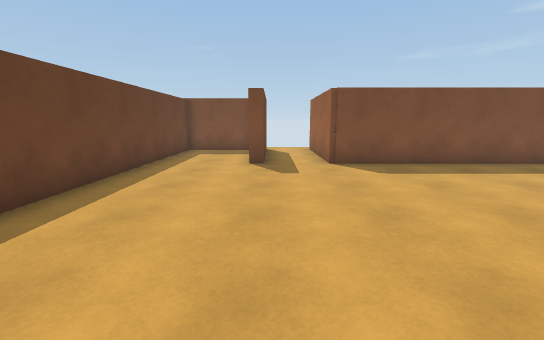
View 1 (above)

17 first-person views from a walk through a 3-D level made in the Unity game engine. The camera is 1.4 m above the floor, tilts 10° down and sees 90° across. The floor is counted in squares, 1 m on a side. Each view is taken from the middle of a square. On the plan, view 1 faces up. The plan holds only what a view shows up to about 13 squares ahead; the rest is blank. The place goes on beyond the plan.

View 2
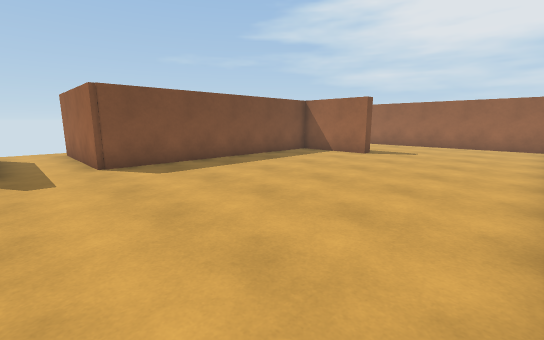

View 3
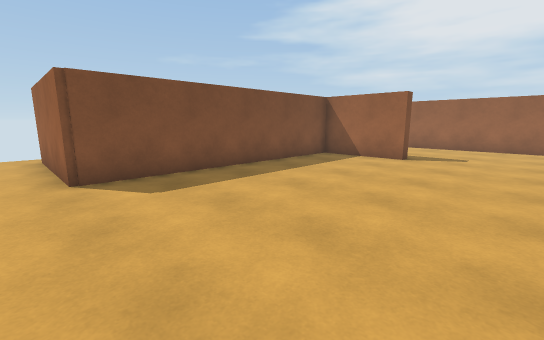

View 4
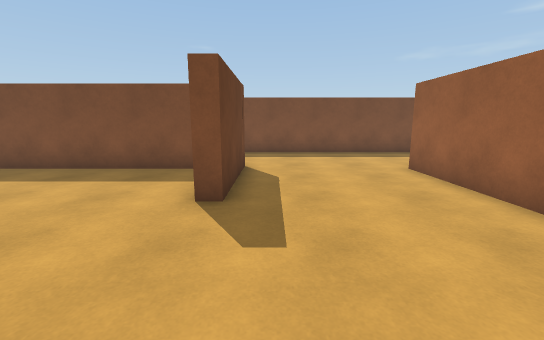

View 5
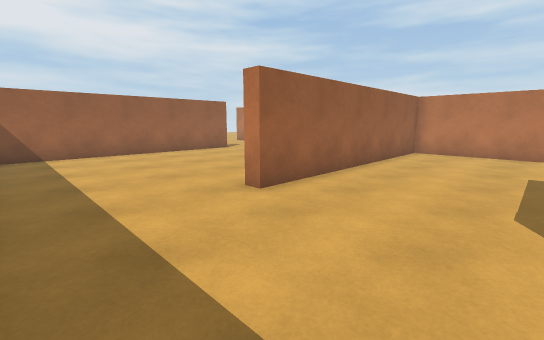

View 6
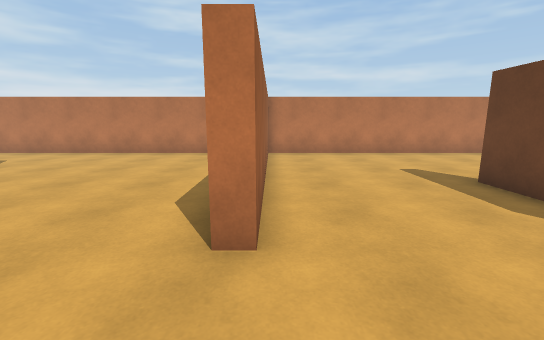

View 7
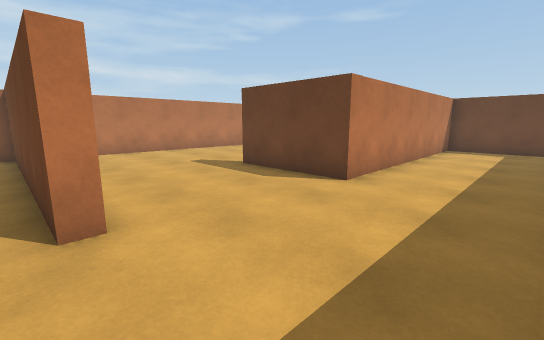

View 8
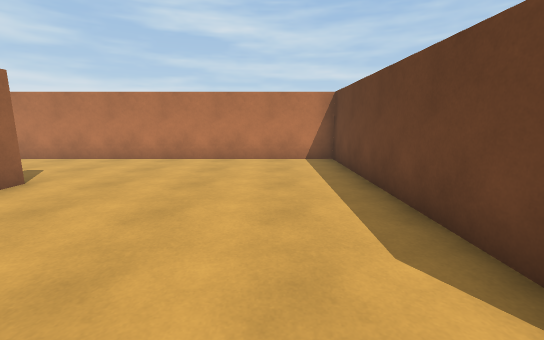

View 9
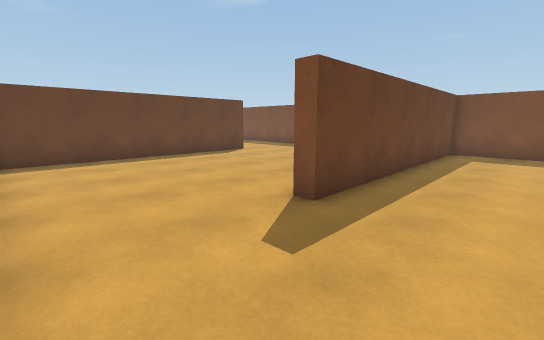

View 10
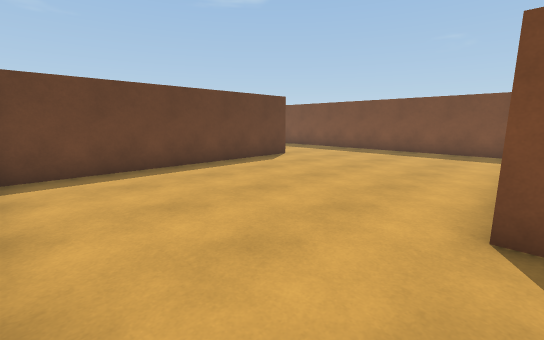

View 11
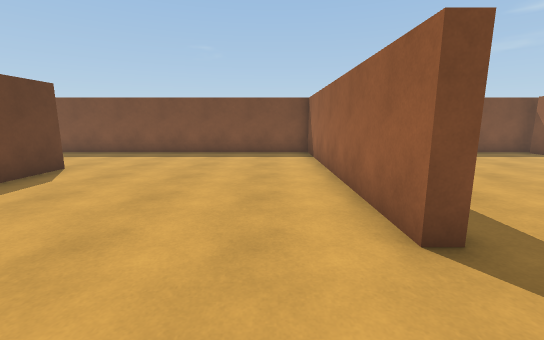

View 12
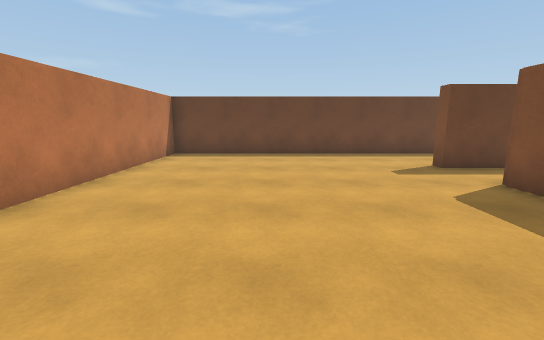

View 13
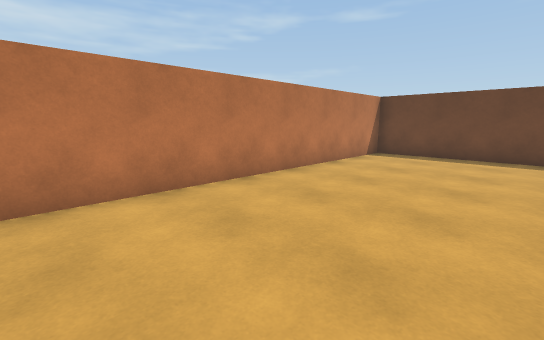

View 14
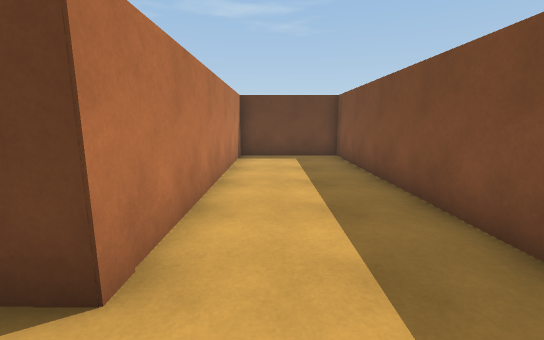

View 15
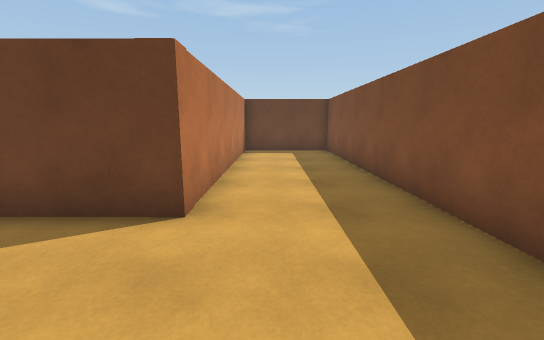

View 16
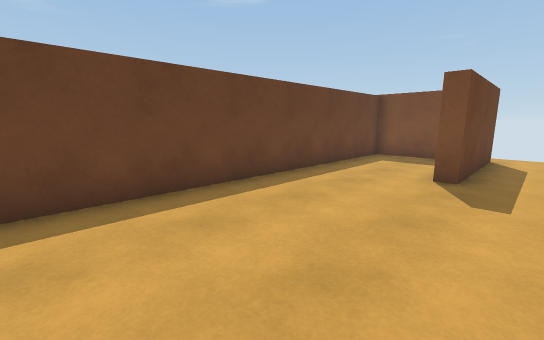

View 17
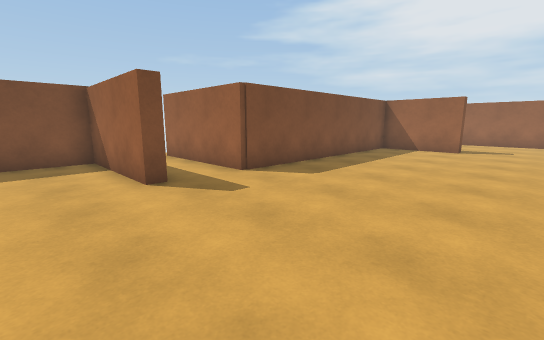

### Floor plan
Points are (right, up) in squares from view 1. A wall is a line through its corners. A room is listed if a view was taken in it or the views show most of it. See-through windows are left out.
Room 1 (views 1, 2, 3, 4, 5, 6, 7, 8, 9, 10, 11, 12, 13, 14, 15, 16, 17)
walls: (-0.3, 14.2) (-0.3, 9.2) (-0.8, 9.2) (-0.8, 13.8) (-4.2, 13.8) (-4.2, -0.4) (17.2, -0.4) (17.2, 9.2) (17.7, 9.2) (17.7, -0.4) (29.5, -0.4); (29.1, 13.8) (26.2, 13.8) (26.2, 3.9) (25.7, 3.9) (25.7, 13.8) (2.5, 13.8) (2.5, 9.7) (12.1, 9.7) (12.1, 5.7) (11.6, 5.7) (11.6, 9.2) (2, 9.2) (2, 14.2)
ways out: opening at (1, 14)

Positions as (right, up) in squares from view 1, and headings:
1: (0, 0), facing up
2: (0, 0), facing up-right
3: (1, 2), facing up-right
4: (13, 1), facing up
5: (13, 13), facing down-right
6: (17, 12), facing down
7: (18, 13), facing down-left
8: (20, 10), facing down
9: (29, 0), facing up-left
10: (26, 0), facing up-left
11: (24, 1), facing up
12: (8, 4), facing left
13: (8, 5), facing down-left
14: (14, 11), facing left
15: (16, 11), facing left
16: (1, 2), facing up-left
17: (-3, 3), facing up-right
